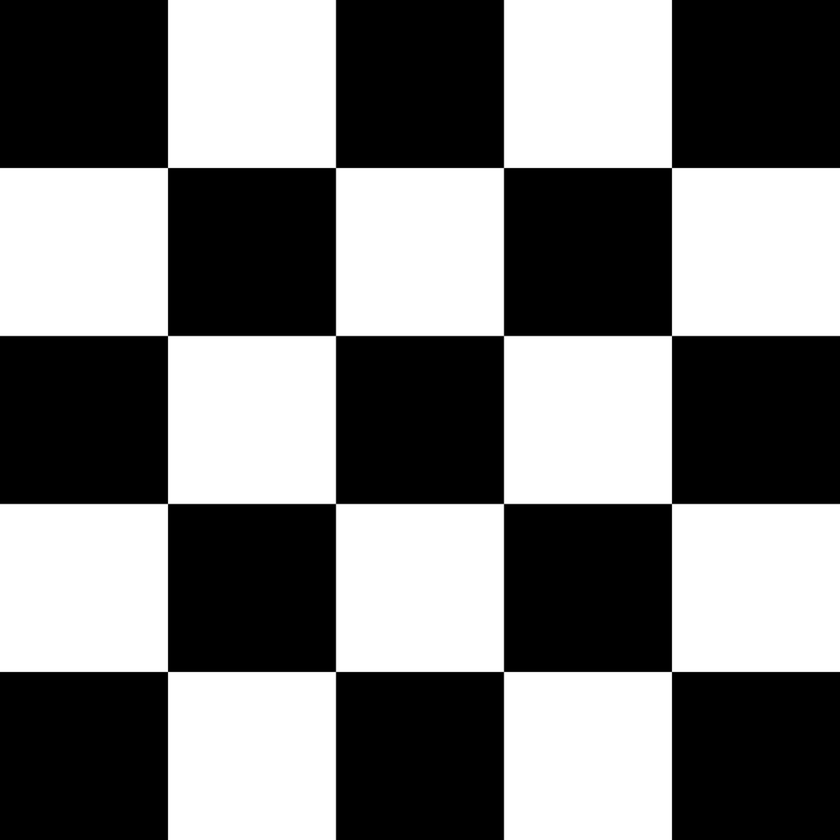
#> input picture checkerboard.png, 840 x 840 px, shrunk from 1024 x 1024 before the run
$ jupyter execute a1.ipynb
#> lines starting #> are read from the running program, lines starting #| are printed output that depends on the picture
[cell 1]
# Import necessary libraries
import numpy as np
from PIL import Image
import matplotlib.pyplot as plt

## **2.1** Loading the Image

[cell 2]
# Load the image
image_path = 'checkerboard.png'
image = Image.open(image_path).convert('L')
#> image is the input picture: PIL image 840x840 L; min 0, max 255, mean 122.4
image_array = np.array(image)

plt.imshow(image, cmap='gray')
plt.title('Original Image (1024 x 1024 pixels)')
plt.axis('off')
plt.show()

## **2.2** Histogram & Cumulative Probability Function

[cell 3]
# Compute histogram
x, y = np.histogram(image_array, bins=256, range=(0, 255))
#> x = 256 values, max 353632 at index 0, min 0 at index 5, mean 2756.2; y = 257 values from 0 to 255

# Compute cumulative probability function (CPF)
cpf = np.cumsum(x) / np.sum(x)
#> cpf = 256 values from 0.501 to 1

# Plot histogram and CPF
plt.figure(figsize=(12, 5))

# Histogram plot
plt.subplot(1, 2, 1)
plt.plot(x, color='red')
plt.title('Histogram')
plt.xlabel('Pixel Value')
plt.ylabel('Frequency')

# CPF plot
plt.subplot(1, 2, 2)
plt.plot(cpf, color='blue')
plt.plot([0, y[0]], [0, cpf[0]], color='blue', linestyle='-')
plt.title('Cumulative Probability Function (CPF)')
plt.xlabel('Pixel Value')
plt.ylabel('Cumulative Probability')
plt.ylim(0, 1)

plt.tight_layout()
plt.show()
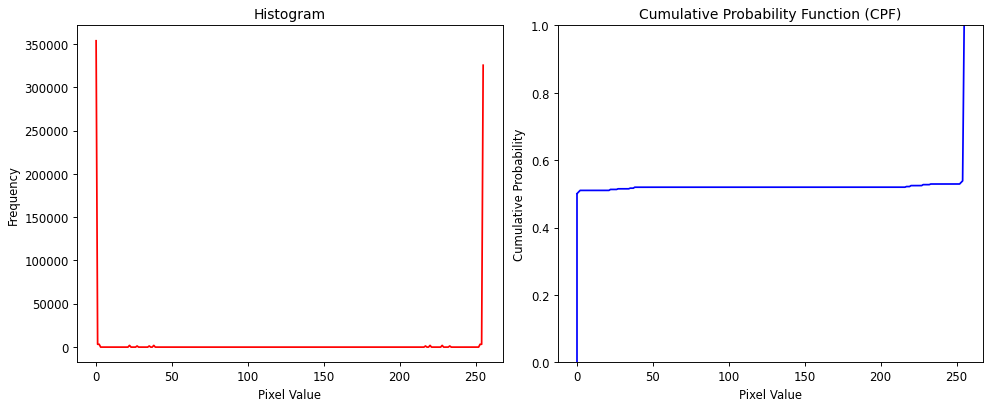
#> figure drawn by matplotlib, 2 panels; panel 1: curve peaks at x = 0, y = 353632; panel 2: curve peaks at x = 255, y = 1

## **2.3** Low-Pass Filter in the Spatial Domain

[cell 4]
# Define a simple averaging (box blur) filter
def box_filter(image_array, kernel_size):
    # Create an averaging kernel
#> called with kernel_size = 13
    kernel = np.ones((kernel_size, kernel_size)) / (kernel_size * kernel_size)
    # Get image dimensions
    height, width = image_array.shape
#> height = 840; width = 840
    # Initialize the output image
    blurred_image = np.zeros_like(image_array)

    # Apply the averaging filter (convolution)
    pad = kernel_size // 2
    padded_image = np.pad(image_array, pad, mode='edge')  # Pad with edge values
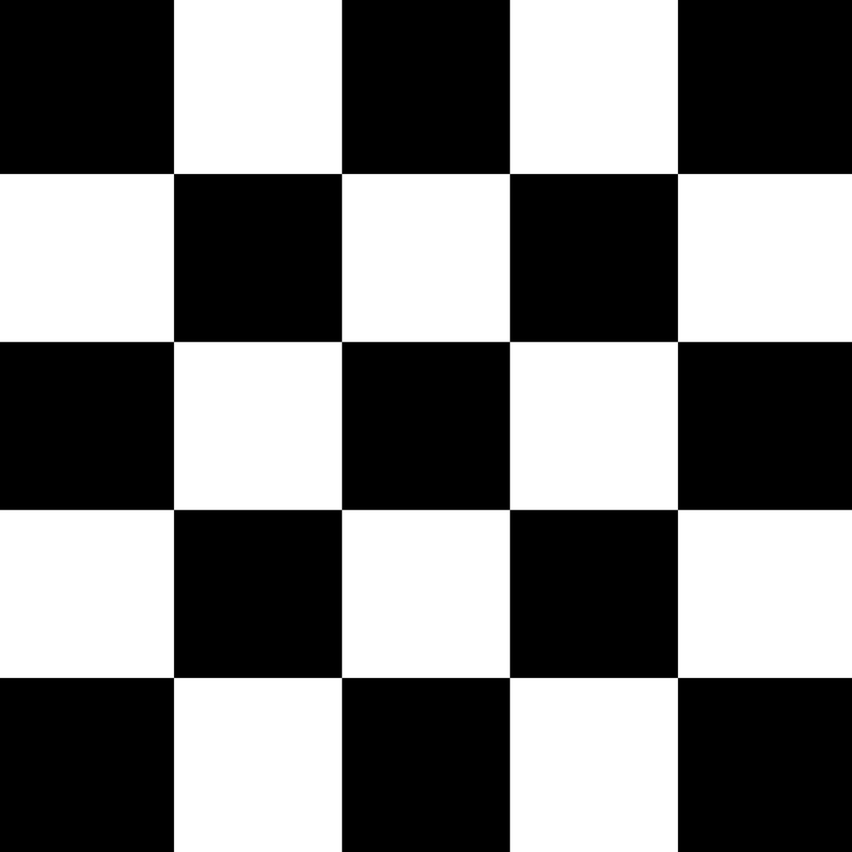
#> padded_image: shape (852, 852); min 0, max 255, mean 121.8

    for i in range(height):
        for j in range(width):
            # Extract the region of interest
            region = padded_image[i:i + kernel_size, j:j + kernel_size]
            # Convolve (element-wise multiplication and sum)
            blurred_image[i, j] = np.sum(region * kernel)
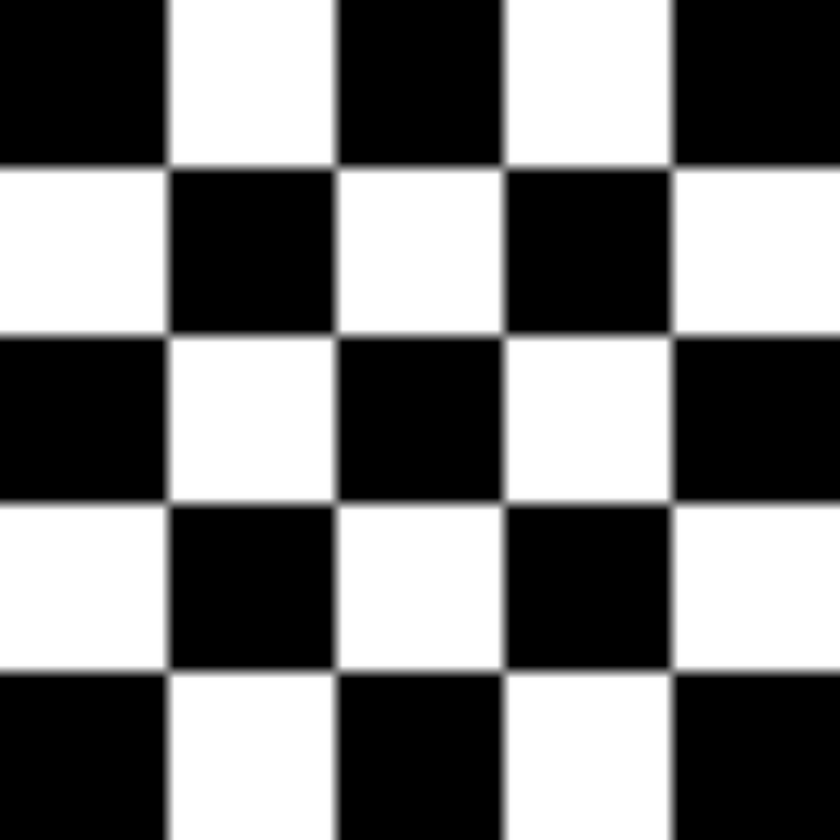
#> blurred_image: shape (840, 840); min 0, max 255, mean 122.3

    return blurred_image

# Apply the box blur with a 3x3 kernel
smoothed_image_sd = box_filter(image_array, 13)

# Plot the original and smoothed images side by side
plt.figure(figsize=(10, 5))

# Original image
plt.subplot(1, 2, 1)
plt.imshow(image_array, cmap='gray')
plt.title('Original Image')
plt.axis('off')

# Smoothed image (box blur)
plt.subplot(1, 2, 2)
plt.imshow(smoothed_image_sd, cmap='gray')
plt.title('Smoothed Image (Box Filter)')
plt.axis('off')

plt.tight_layout()
plt.show()
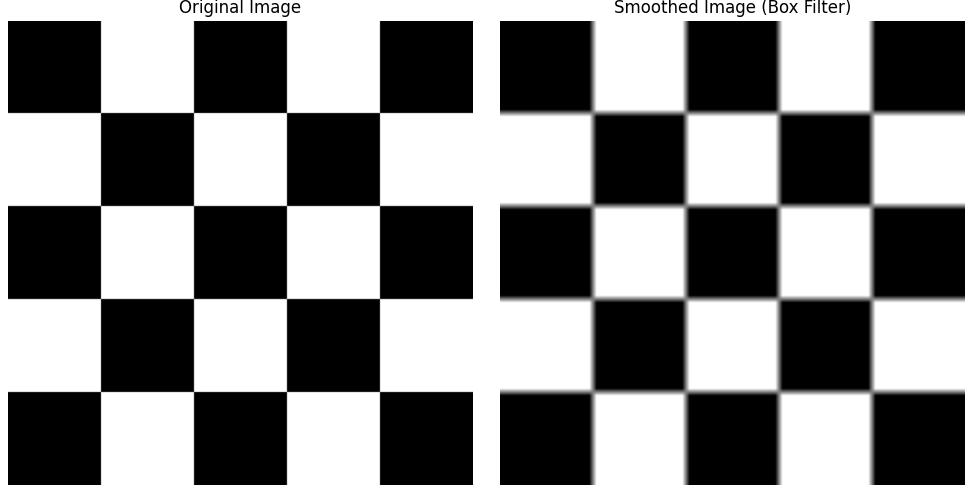
#> figure drawn by matplotlib, 2 panels

## **2.4** Explain if the low-pass filter you selected is separable

A box filter (or averaging filter) is separable, meaning that it can be broken down into the product of two 1D filters. The box filter typically has a kernel of size m x n, where each element has the same value (1/(m x n) to maintain the average). This kernel can be expressed as the outer product of two 1D vectors: one representing the row averaging and the other representing the column averaging.

## **2.5** Low-Pass Filter in the Frequency Domain

[cell 5]
# Perform 2D FFT to transform the image to the frequency domain
fft_image = np.fft.fft2(image_array)
fft_shifted = np.fft.fftshift(fft_image)

# Generate a Gaussian low-pass filter
def gaussian_low_pass(shape, cutoff):
    rows, cols = shape
    crow, ccol = rows // 2, cols // 2
    x, y = np.ogrid[:rows, :cols]
    distance = np.sqrt((x - crow)**2 + (y - ccol)**2)
    mask = np.exp(-(distance**2) / (2 * (cutoff**2)))  # Gaussian function
    return mask

# Apply the Gaussian low-pass filter
mask = gaussian_low_pass(image_array.shape, 30)
filtered_fft = fft_shifted * mask

# Transform back to the spatial domain
ifft_shifted = np.fft.ifftshift(filtered_fft)
smoothed_image_fd = np.fft.ifft2(ifft_shifted)
smoothed_image_fd = np.abs(smoothed_image_fd)

# Display the frequency domain image (magnitude spectrum)
magnitude_spectrum = np.log1p(np.abs(fft_shifted))
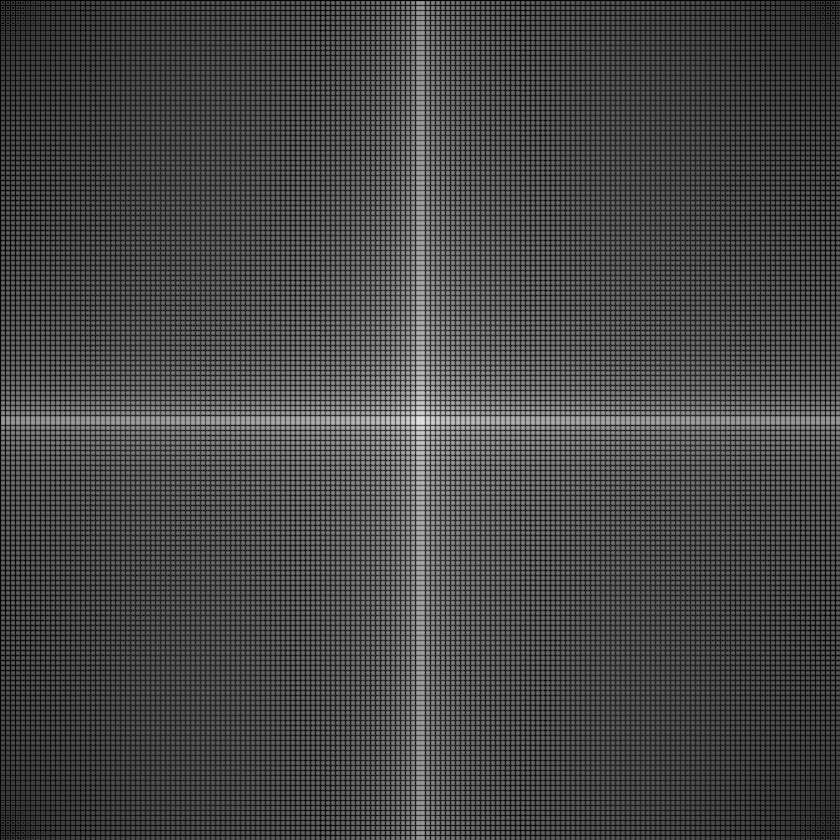
#> magnitude_spectrum: shape (840, 840) float64; min 0, max 18.27, mean 5.15; drawn with min black and max white

# Plot the original, frequency domain, and smoothed images side by side
plt.figure(figsize=(15, 5))

# Original image
plt.subplot(1, 3, 1)
plt.imshow(image_array, cmap='gray')
plt.title('Original Image')
plt.axis('off')

# Frequency domain image
plt.subplot(1, 3, 2)
plt.imshow(magnitude_spectrum, cmap='gray')
plt.title('Frequency Domain')
plt.axis('off')

# Smoothed image (frequency domain filtering)
plt.subplot(1, 3, 3)
plt.imshow(smoothed_image_fd, cmap='gray')
plt.title('Smoothed Image (Frequency Domain)')
plt.axis('off')

plt.tight_layout()
plt.show()

## **2.6** Low-Pass Filter Histogram

[cell 6]
# Compute the histogram of the low-pass filtered image in the frequency domain
hist_freq, bin_edges_freq = np.histogram(smoothed_image_fd, bins=256, range=(0, 255))
#> hist_freq = 256 values, max 290800 at index 0, min 0 at index 10, mean 2287.8; bin_edges_freq = 257 values from 0 to 255

# Plot the histogram for the frequency domain
plt.figure(figsize=(5, 5))
plt.plot(bin_edges_freq[:-1], hist_freq, color='blue')
plt.title('Histogram of Low-Pass Filtered Image (Freq Domain)')
plt.xlabel('Pixel Intensity')
plt.ylabel('Frequency')
plt.tight_layout()
plt.show()
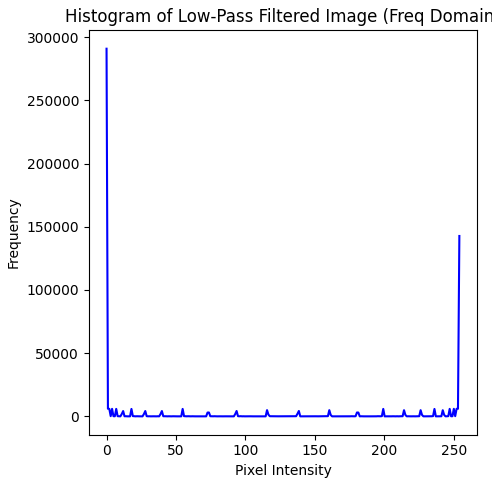
#> figure drawn by matplotlib, 1 panel; curve peaks at x = 0, y = 290800

## **2.7** Uniform Probability

[cell 7]
# Compute the histogram of the smoothed image
hist, bins = np.histogram(smoothed_image_fd.flatten(), bins=256, range=[0, 256])
#> hist = 256 values, max 290800 at index 0, min 0 at index 10, mean 2756.2; bins = 257 values from 0 to 256

# Compute the cumulative distribution function (CDF)
cdf = hist.cumsum()
#> cdf = 256 values from 290800 to 705600
cdf_normalized = cdf * 255 / cdf[-1]  # Normalize to range [0, 255]
#> cdf_normalized = 256 values from 105.1 to 255

# Use the CDF to map the original pixel values
equalized_image = np.interp(smoothed_image_fd.flatten(), bins[:-1], cdf_normalized).reshape(smoothed_image_fd.shape)
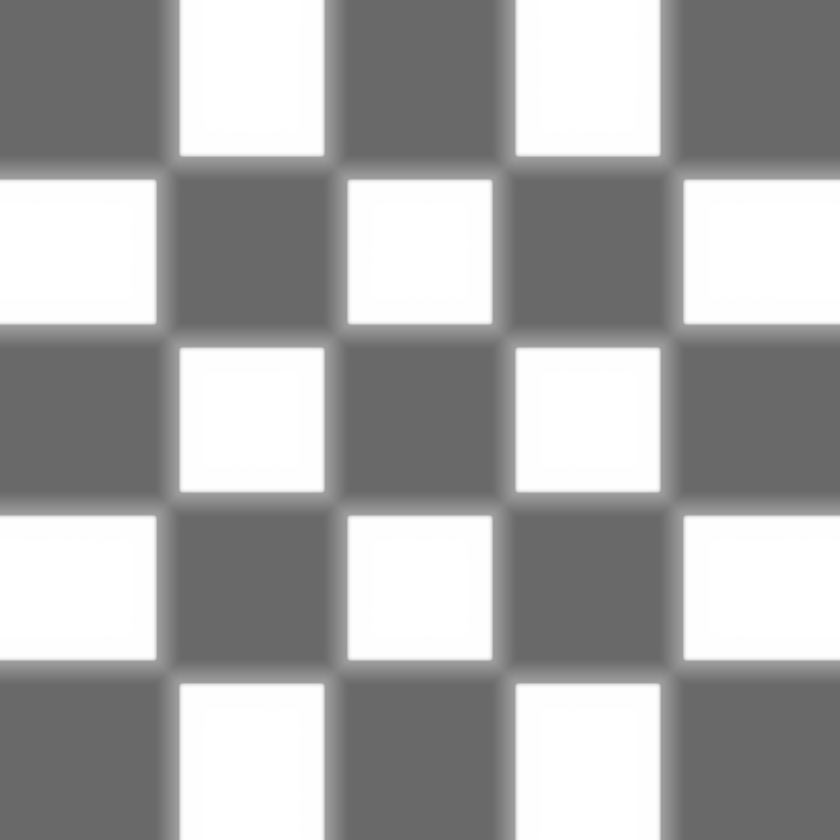
#> equalized_image: shape (840, 840) float64; min 105.1, max 255, mean 166.8

# Compute the histogram of the equalized image
hist_equalized, bins_equalized = np.histogram(equalized_image.flatten(), bins=256, range=[0, 256])
#> hist_equalized = 256 values, max 284864 at index 105, min 0 at index 0, mean 2756.2; bins_equalized = 257 values from 0 to 256

# Compute the cumulative distribution function (CDF) of the equalized image
cdf_equalized = hist_equalized.cumsum()
#> cdf_equalized = 256 values from 0 to 705600
cdf_equalized_normalized = cdf_equalized * 255 / cdf_equalized[-1]  # Normalize to range [0, 255]
#> cdf_equalized_normalized = 256 values from 0 to 255

# Plot the original smoothed image, equalized image, and CDF of the equalized image in a subplot
plt.figure(figsize=(18, 6))

# Smoothed image (frequency domain filtering)
plt.subplot(1, 3, 1)
plt.imshow(smoothed_image_fd, cmap='gray')
plt.title('Smoothed Image (FD)')
plt.axis('off')

# Histogram-equalized image
plt.subplot(1, 3, 2)
plt.imshow(equalized_image, cmap='gray')
plt.title('Equalized Image (Uniform Intensity)')
plt.axis('off')

# CDF of the equalized image
plt.subplot(1, 3, 3)
plt.fill_between(range(len(cdf_equalized_normalized)), cdf_equalized_normalized, color='blue', alpha=1)
plt.title('CDF of Equalized Image')
plt.xlabel('Pixel Intensity')
plt.ylabel('Cumulative Distribution')

plt.tight_layout()
plt.show()
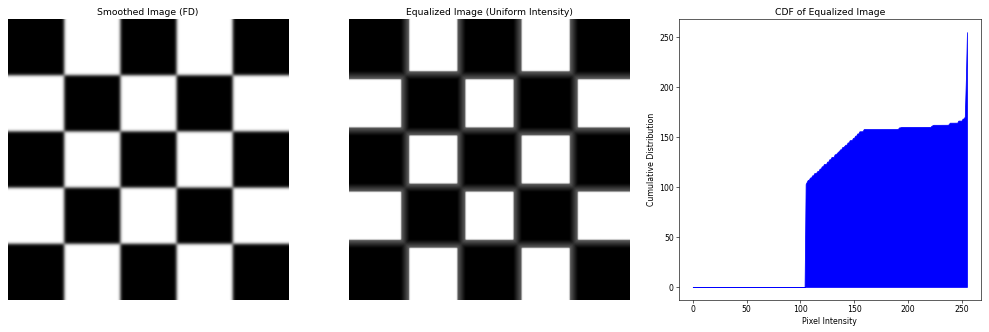
#> figure drawn by matplotlib, 3 panels
